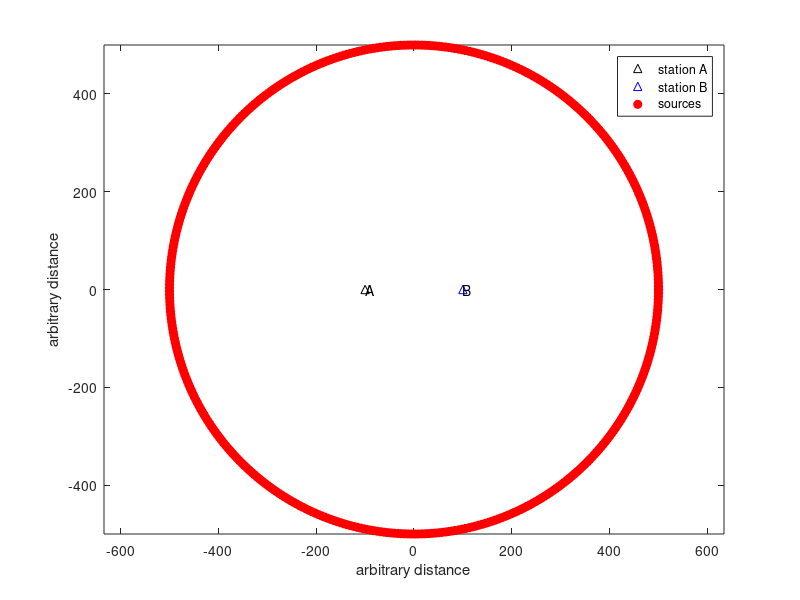

This chart was generated by the following MATLAB code: (Note: this script raises an error after producing the figure.)
% ambientnoiseXCdemo
% create animation to demonstrate direct wave correlation for GF
% This shows the relationship of direct arrivals from a distribution of
% sources to the cross correlation function
clear, close all

% Try a small number of sources first (Ns=20), so you can see what is going
% on. Then increase the number of sources (Ns=1000) for more effective
% interference. You can see how the source XC changes with increasing
% numbers of sources
Ns=450;

% Another thing to modify is the distribution of sources. You can change
% the range of angles (see phi below) as well as the range of distances
% (see r below)

% Lastly, you can add a single scatterer (xD,yD below). Change this flag to
% 1 if you want to include the scatterer. Note that if you change this to
% 1, there will be a large spike at zero lag in the correlations
scatterer_flag=1;

% First, define station locations:
xA=-100; % distance units can be anything here
xB=100;
yA=0;
yB=0;

%Next, set up an evenly distributed collection of sources ala Waapenar
% SEG 2005

% Here phi is the angle measured CCW from positive X.
phi=linspace(0,2*pi,Ns);
% phi=phi-3*pi/2;
% Try removing a section of sources to see how it influences the final XC
% function
% phi=linspace(0.25,1.25*pi,Ns);

r=500; % this is the radius of the circle of sources

% You can also try sources at random distances. What you will see is it
% does not change the correlation function much although it obviously
% changes the arrival times of the direct waves at the stations
% r=randi([500 1000],1,Ns);
xs=r.*cos(phi);  % x position of sources
ys=r.*sin(phi);  % y position of sources

figure
plot(xA,yA,'k^',xB,yB,'b^')
hold on
text(xA,yA+1,'A');
text(xB,yB+1,'B');

plot(xs,ys,'o','MarkerFaceColor','r','MarkerEdgeColor','r')
axis equal
xlabel('arbitrary distance')
ylabel('arbitrary distance')
legend('station A','station B','sources')
drawnow
%%
% define a wavelet for plotting - A ricker wavelet works well (wavetype 2)
nsamp=41;
delta=0.001;
s=stfunc(nsamp,delta,.02,.02,2);
t=(0:nsamp-1)*delta;
figure;
subplot(211)
plot(t,s)
xlabel('time')
ylabel('arbitrary amplitude')
title('source wavelet')

% plot the derivative of the source wavelet too
ds=diff(s);
ds(nsamp)=0;
subplot(212)
plot(t,ds)
xlabel('time')
ylabel('arbitrary amplitude')
title('d/dt of the source wavelet')

drawnow
%%
% now compute traveltimes for all points to A
dA=sqrt( (xA-xs).^2 + (yA-ys).^2); % dA is the distance between A and every source
c=1000; % wave speed equal 1000 (if everything is m and s, this is 1 km/s)
ttA=dA/c; % and the travel times

% and do the same for all points to station B
dB=sqrt( (xB-xs).^2 + (yB-ys).^2);
ttB=dB/c;


% add a scatterer
if scatterer_flag
    disp('adding scattered arrival')
    
    xD=0;
    yD=-250;
    figure(1)
    plot(xD,yD,'ko'); legend('station A','station B','sources','scatterer')
    
    dDA=sqrt( (xD-xs).^2 + (yD-ys).^2) + sqrt( (xD-xA).^2 + (yD-yA).^2  );
    ttDA=dDA/c;
    dDB=sqrt( (xD-xs).^2 + (yD-ys).^2) + sqrt( (xD-xB).^2 + (yD-yB).^2  );
    ttDB=dDB/c;
    totsamp=ceil(max([ttA,ttB,ttDA,ttDB])/delta)+nsamp;
    
    ttAsamp=round(ttA/delta);
    ttBsamp=round(ttB/delta);
    ttDAsamp=round(ttDA/delta);
    ttDBsamp=round(ttDB/delta);
    
else
    totsamp=ceil(max([ttA,ttB])/delta)+nsamp;
    ttAsamp=round(ttA/delta);
    ttBsamp=round(ttB/delta);
    
end
%%
% and the seismograms for A and B
tottime=totsamp*delta;
seisA=zeros(Ns,totsamp);
seisB=seisA;

for n=1:Ns
    seisA(n,ttAsamp(n)+1:ttAsamp(n)+nsamp)=s;
    seisB(n,ttBsamp(n)+1:ttBsamp(n)+nsamp)=s;
    if scatterer_flag
        seisA(n,ttDAsamp(n)+1:ttDAsamp(n)+nsamp)=s;
        seisB(n,ttDBsamp(n)+1:ttDBsamp(n)+nsamp)=s;
    end
end

% do not plot these if the number of sources is more than 500
if Ns<500
    figure
    offset=rad2deg(phi)'*ones(1,totsamp);
    tvec=(0:totsamp-1)*delta;
    normval=offset(2,1)-offset(1,1);
    subplot(211)
    plot(tvec,normval*seisA+offset,'k')
    ylabel('center-to-source angle')
    title('receiver A')
    
    subplot(212)
    plot(tvec,normval*seisB+offset,'k')
    ylabel('center-to-source angle')
    xlabel('time')
    title('receiver B')
    drawnow
end
%%
% now cross correlate
xc=zeros(Ns,(totsamp*2-1));
for n=1:Ns
    [xc(n,:),lag]=xcorr(seisA(n,:),seisB(n,:),'coeff');
end

% if there is a scatterer, you will get a large positive correlation at 0
% lag. You can suppress that here
if scatterer_flag
    midsamp=totsamp;
    srtsamp=(midsamp-length(s)+1);
    stpsamp=(midsamp+length(s)-1);
    tmpxc=xcorr(s,s,'coeff');
    for n=1:Ns
        xc(n,srtsamp:stpsamp)=xc(n,srtsamp:stpsamp)-tmpxc/2;
    end
end

xcstack=sum(xc)/Ns;

if Ns<500
    
    figure
    offset2=rad2deg(phi)'*ones(1,size(xc,2));
    
    subplot(4,1,1:3)
    plot(lag*delta,normval*xc+offset2,'k')
    ylabel('center-to-source angle')
    xlabel('time lag')
    axis tight
    
    subplot(414)
    plot(lag*delta,xcstack)
    xlabel('time lag')
    xlim([min(lag*delta),max(lag*delta)])
    ylm=1.1*min(xcstack(1,1:(totsamp-length(s))));
    ylM=1.1*max(xcstack(1,1:(totsamp-length(s))));
    ylim([ylm ylM])
end

figure
plot(lag*delta,xcstack)
xlabel('time lag')
xlim([min(lag*delta),max(lag*delta)])
title('stack of all cross correlations')
ylm=1.1*min(xcstack(1,1:(totsamp-length(s))));
ylM=1.1*max(xcstack(1,1:(totsamp-length(s))));
ylim([ylm ylM])